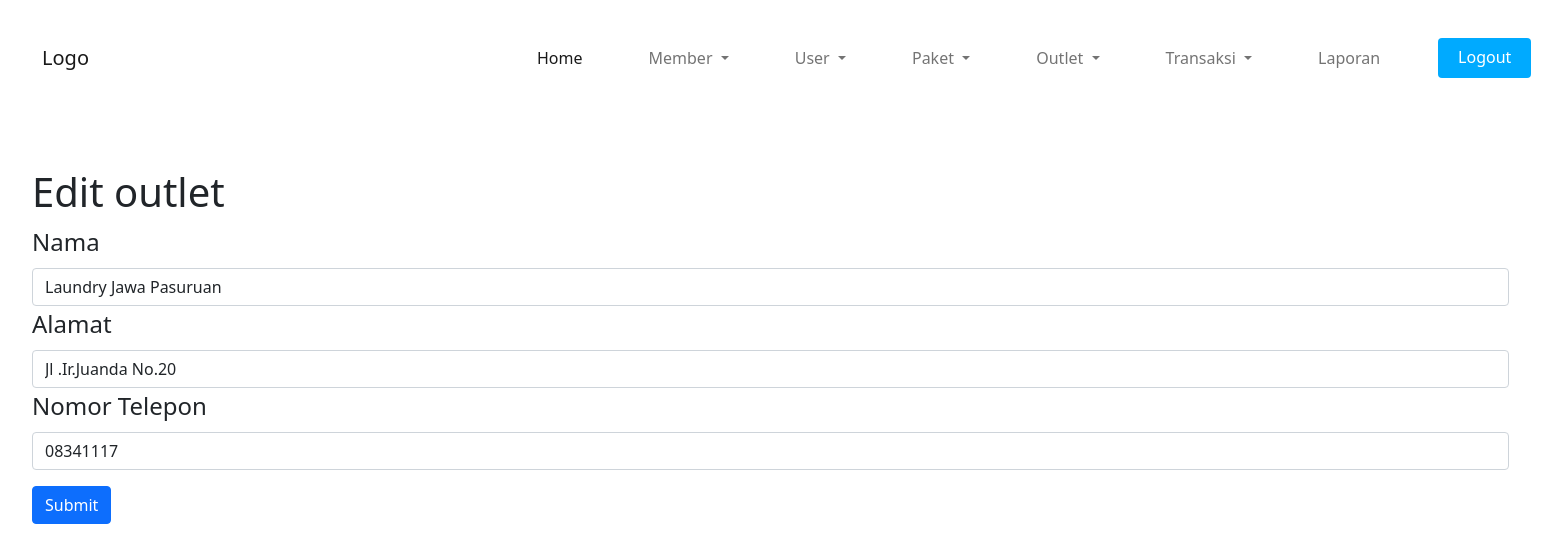
Screenshot of /outlet/ubah.php?id=1 (signed in) with the database file from the repository.
### tables this page shows
CREATE TABLE `outlet` (
  `id` int(3) NOT NULL,
  `nama_outlet` varchar(100) NOT NULL,
  `alamat` varchar(100) NOT NULL,
  `telpon` varchar(50) NOT NULL
);

### outlet/ubah.php (the view, shortened to what this page needs)
<?php
require_once "../koneksi.php";
require_once "../componen/bootstrap.php";
require_once "../componen/navbar.php";
if ($_GET) {
	global $nama_outlet, $alamat, $telpon;
	$id = $_GET["id"];
	$query = mysqli_query($conn, "SELECT * FROM `outlet` WHERE id = $id");
	$data_outlet = mysqli_fetch_array($query);
	$nama_outlet = $data_outlet["nama_outlet"];
	$alamat = $data_outlet["alamat"];
	$telpon = $data_outlet["telpon"];
} else {
	warn("No ID specified");
	die();
}
?>
<!DOCTYPE html>
<html>
<head>
	<link rel="stylesheet" type="text/css" href="../style.css">
</head>
<body>
	<main class="crud-form">
		<h1>Edit outlet</h1>
		<form action="ubah.php" method="POST">
			<fieldset class="form-group">
				<legend>Nama</legend>
				<input class="form-control" type="text" name="nama_outlet" value="<?= $nama_outlet ?>">
			</fieldset>
			<fieldset class="form-group">
				<legend>Alamat</legend>
				<input class="form-control" type="text" name="alamat" value="<?= $alamat ?>">
			</fieldset>
			<fieldset class="form-group">
				<legend>Nomor Telepon</legend>
				<input class="form-control" type="text" name="telpon" value="<?= $telpon ?>">
			</fieldset>
			<button type="submit" class="btn btn-primary mt-3">Submit</button>
		</form>
	</main>
</body>
</html>

### style.css (style rules this page uses)
.crud-form { padding: 2rem 2rem; }

### rows the page displays
outlet: nama_outlet "Laundry Jawa Pasuruan", alamat "Jl .Ir.Juanda No.20", telpon "08341117"
